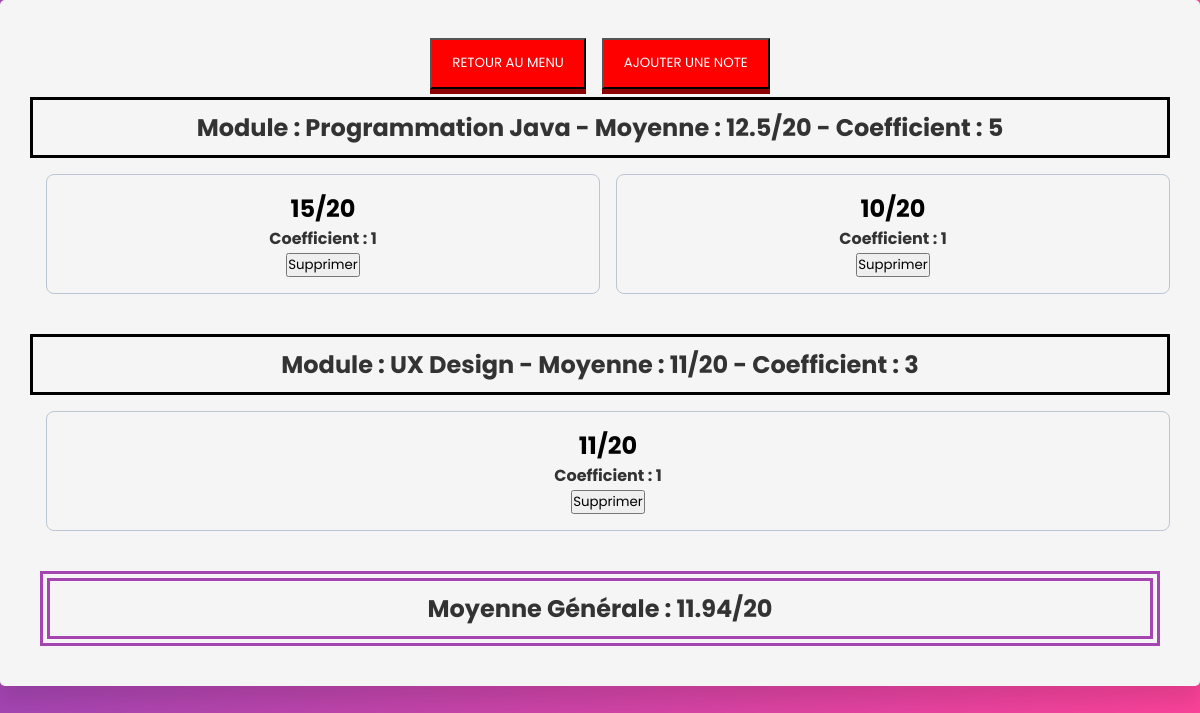
The app's page /TestFinelia/consultationNote.php (signed in) with its own data.
### tables this page shows
create table matieres (
`id_matiere` int(10) NOT NULL auto_increment,
`name` varchar(50) NOT NULL,
`coefficient` int(10) NOT NULL,
PRIMARY KEY (id_matiere)
);

create table notes (
`id_note` int(10) NOT NULL auto_increment,
`value` int(10) NOT NULL,
`max` int(10) NOT NULL,
`coefficient` int(10) NOT NULL,
`matiere` int(10) NOT NULL,
`etudiant` int(10) NOT NULL,
PRIMARY KEY (id_note),
CONSTRAINT matiere_fk FOREIGN KEY (`matiere`) REFERENCES matieres(id_matiere),
CONSTRAINT etudiant_fk FOREIGN KEY (`etudiant`) REFERENCES etudiants(id_etudiant)
);

### TestFinelia/consultationNote.php (the view, shortened to what this page needs)
<?php
    $conn = new mysqli("localhost", "root", "root", "test_finelia");
    $user = $_SESSION["user"];
    $moyenne_G = 0;
    $moyenne_max = 0;
?>
<!DOCTYPE html>
<html>
    <head>
        <link rel="stylesheet" href="style.css">
    </head>
    <body>
        <div class="wrapper2">
            <section class="carousel">
                <div class="flex-item flex-container">
                    <form method="post" action="menu.php">
                        <input type="submit" class="aClient" value="Retour au menu">
                    </form>
                    <form method="post" action="addNote.php">
                        <input type="submit" class="aClient" value="Ajouter une note">
                    </form>
                </div>
                <?php
                $sql = 'SELECT * FROM matieres ORDER BY `name`';
                $result = mysqli_query($conn, $sql);
                while($row = mysqli_fetch_assoc($result)) {
                    $sql2 = 'SELECT * FROM notes WHERE etudiant = '.$user["id_etudiant"].' AND matiere = '.$row['id_matiere'];
                    $result2 = mysqli_query($conn, $sql2);
                    $total_value = 0;
                    $total_max = 0;
                    while($row2 = mysqli_fetch_assoc($result2)) {
                        $total_value += ($row2['value']/$row2['max']) * 20 * $row2['coefficient'];
                        $total_max += 20*$row2['coefficient'];
                    }
                    if($total_max != 0) {
                        $total_value = round(($total_value/$total_max)*20, 2 , PHP_ROUND_HALF_UP );
                        $moyenne_G += $total_value*$row['coefficient'];
                        $moyenne_max += 20*$row['coefficient'];
                    ?>
                <div class="name_matiere"> <h1> Module : <?php echo $row['name'];  ?> - Moyenne : <?php echo $total_value."/20" ?> - Coefficient : <?php echo $row['coefficient'];  ?> </h1></div>
                <ul class="carousel-items">
                    <?php
                    $sql2 = 'SELECT * FROM notes WHERE etudiant = '.$user["id_etudiant"].' AND matiere = '.$row['id_matiere'];
                    $result2 = mysqli_query($conn, $sql2);
                    while($row2 = mysqli_fetch_assoc($result2)) {
                        ?>
                    <li class="carousel-item">
                        <div class="card">
                            <h2 class="card-title"> <?php echo $row2['value'].'/'.$row2['max']; ?> </h2>
                            <h4 class="card-title"> Coefficient : <?php echo $row2['coefficient']; ?> </h4>
                            <form method="post" action="deleteNote.php">
                                <input type="submit" class="supprNote" value="Supprimer">
                            </form>
                        </div>
                    </li>
                    <?php } ?>
                </ul>
                    <?php }
                    }
                $moyenne_G = round(($moyenne_G/$moyenne_max)*20, 2 , PHP_ROUND_HALF_UP );
                ?>
                <div id="moyenne_G"> <h1> Moyenne Générale : <?php echo $moyenne_G ?>/20 </h1></div>
            </section>
        </div>
    </body>
</html>

### TestFinelia/style.css (style rules this page uses)
* { margin: 0; padding: 0; box-sizing: border-box; font-family: 'Poppins', sans-serif; }
html, body { height: 100%; width: 100%; background: -webkit-linear-gradient(left, #a445b2, #fa4299); overflow: hidden; }
.wrapper2 { background: whitesmoke; padding: 30px; border-radius: 5px; box-shadow: 0px 15px 20px rgba(0, 0, 0, 0.1); text-align: center; }
.flex-container { display: flex; flex-direction: column; flex-wrap: nowrap; justify-content: center; align-content: center; align-items: center; }
.flex-item:nth-child(1) { order: 0; flex: 0 1 auto; align-self: auto; display: flex; flex-direction: row; }
h1 { color: #333333; text-align: center; }
h4 { text-align: center; color: #333333; }
.aClient { background-color: red; box-shadow: 0 5px 0 darkred; color: white; padding: 1em 1.5em; position: relative; text-decoration: none; text-transform: uppercase; margin: 0.5rem; }
.carousel-items { display: flex; overflow-x: scroll; padding: 1rem 0; scroll-snap-type: x mandatory; }
.carousel-item { flex: 1 0 250px; margin-left: 1rem; scroll-snap-align: start; overflow-wrap: anywhere; }
ul { margin: 0 0 1.5rem; padding: 0; }
li { display: inline-block; }
.card { border: 1px solid #bac6d3; border-radius: 8px; padding: 1rem; height: 100%; }
@media screen and (min-width: 576px) { .carousel-item { flex-basis: 300px; } }
@media screen and (min-width: 992px) { .carousel-item { flex-basis: 325px; } }
.name_matiere { padding: 10px; border: solid; border-color: black; text-align: center; }
#moyenne_G { padding: 10px; margin: 10px; border: thick double; border-width: 10px; border-color: #a445b2; text-align: center; }

### records on screen
matieres: name "Programmation Java", total_value "12.5", coefficient "5"
notes: value "15", max "20", coefficient "1"
notes: value "10", max "20", coefficient "1"
matieres: name "UX Design", total_value "11", coefficient "3"
notes: value "11", max "20", coefficient "1"

### other values on screen
$moyenne_G "11.94"
